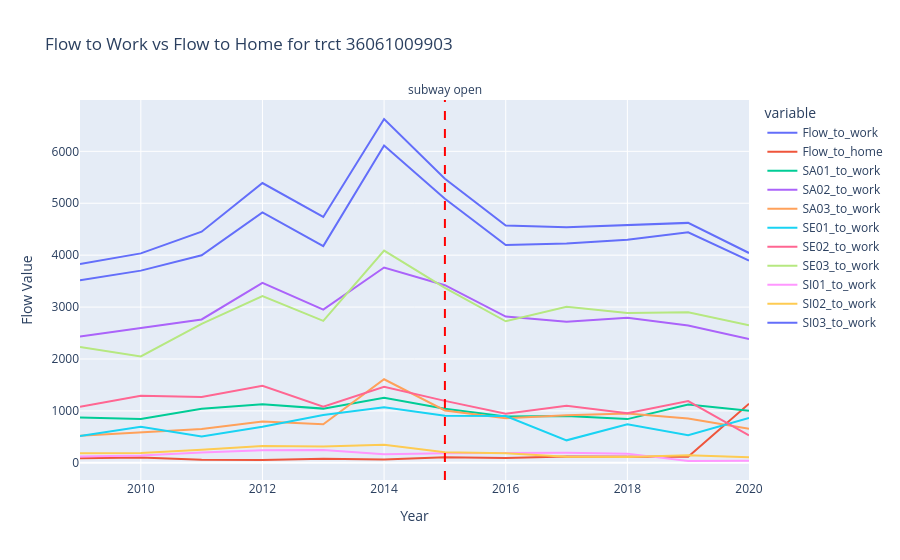

The cell this chart's notebook holds for it:
### Code cell
#"SA01_to_work","SA02_to_work", "SA03_to_work", "SE01_to_work", "SE02_to_work","SE03_to_work","SI01_to_work", "SI02_to_work","SI03_to_work"
tract=36061009903

df_filtered = tract_year_grid_work_home_trct[tract_year_grid_work_home_trct['trct'] == tract ]

# Aggregate the data by 'year', summing up the Flow_to_work and Flow_to_home for each year
df_aggregated = df_filtered.groupby('year')[['Flow_to_work', 'Flow_to_home', "SA01_to_work","SA02_to_work", "SA03_to_work", "SE01_to_work", "SE02_to_work","SE03_to_work","SI01_to_work", "SI02_to_work","SI03_to_work"
]].sum().reset_index()


# Create the time series plot
fig = px.line(df_aggregated, 
              x='year', 
              y=['Flow_to_work', 'Flow_to_home', "SA01_to_work","SA02_to_work", "SA03_to_work", "SE01_to_work", "SE02_to_work","SE03_to_work","SI01_to_work", "SI02_to_work","SI03_to_work"
], 
              title=f"Flow to Work vs Flow to Home for trct {tract}", 
              labels={'year': 'Year', 'value': 'Flow Value'}, 
              line_shape='linear')

special_year = 2015  

# Add a vertical line at the special year
fig.add_vline(
    x=special_year,
    line_width=2,
    line_dash="dash",
    line_color="red",
    annotation_text="subway open",  # Optional text annotation
    annotation_position="top"  # Optional position for the annotation
)

# Show the plot
fig.show()

### Figure 1 — Plotly figure (JSON) as saved in the notebook; plotly's stock layout.template omitted (floating-point values rounded to 4 significant figures)
{"data": [{"hovertemplate": "variable=Flow_to_work<br>Year=%{x}<br>Flow Value=%{y}<extra></extra>", "legendgroup": "Flow_to_work", "line": {"color": "#636efa", "dash": "solid", "shape": "linear"}, "marker": {"symbol": "circle"}, "mode": "lines", "name": "Flow_to_work", "orientation": "v", "showlegend": true, "type": "scatter", "x": [2009, 2010, 2011, 2012, 2013, 2014, 2015, 2016, 2017, 2018, 2019, 2020], "xaxis": "x", "y": [3828.0, 4034.0, 4452.0, 5390.0, 4736.0, 6623.0, 5473.0, 4571.0, 4537.0, 4586.0, 4622.0, 4042.0], "yaxis": "y"}, {"hovertemplate": "variable=Flow_to_home<br>Year=%{x}<br>Flow Value=%{y}<extra></extra>", "legendgroup": "Flow_to_home", "line": {"color": "#EF553B", "dash": "solid", "shape": "linear"}, "marker": {"symbol": "circle"}, "mode": "lines", "name": "Flow_to_home", "orientation": "v", "showlegend": true, "type": "scatter", "x": [2009, 2010, 2011, 2012, 2013, 2014, 2015, 2016, 2017, 2018, 2019, 2020], "xaxis": "x", "y": [89.0, 101.0, 58.0, 55.0, 77.0, 63.0, 108.0, 91.0, 123.0, 113.0, 115.0, 1138.0], "yaxis": "y"}, {"hovertemplate": "variable=SA01_to_work<br>Year=%{x}<br>Flow Value=%{y}<extra></extra>", "legendgroup": "SA01_to_work", "line": {"color": "#00cc96", "dash": "solid", "shape": "linear"}, "marker": {"symbol": "circle"}, "mode": "lines", "name": "SA01_to_work", "orientation": "v", "showlegend": true, "type": "scatter", "x": [2009, 2010, 2011, 2012, 2013, 2014, 2015, 2016, 2017, 2018, 2019, 2020], "xaxis": "x", "y": [873.0, 842.0, 1040.0, 1129.0, 1044.0, 1251.0, 1043.0, 893.0, 902.0, 842.0, 1121.0, 1002.0], "yaxis": "y"}, {"hovertemplate": "variable=SA02_to_work<br>Year=%{x}<br>Flow Value=%{y}<extra></extra>", "legendgroup": "SA02_to_work", "line": {"color": "#ab63fa", "dash": "solid", "shape": "linear"}, "marker": {"symbol": "circle"}, "mode": "lines", "name": "SA02_to_work", "orientation": "v", "showlegend": true, "type": "scatter", "x": [2009, 2010, 2011, 2012, 2013, 2014, 2015, 2016, 2017, 2018, 2019, 2020], "xaxis": "x", "y": [2435.0, 2600.0, 2762.0, 3465.0, 2950.0, 3762.0, 3422.0, 2818.0, 2718.0, 2794.0, 2646.0, 2383.0], "yaxis": "y"}, {"hovertemplate": "variable=SA03_to_work<br>Year=%{x}<br>Flow Value=%{y}<extra></extra>", "legendgroup": "SA03_to_work", "line": {"color": "#FFA15A", "dash": "solid", "shape": "linear"}, "marker": {"symbol": "circle"}, "mode": "lines", "name": "SA03_to_work", "orientation": "v", "showlegend": true, "type": "scatter", "x": [2009, 2010, 2011, 2012, 2013, 2014, 2015, 2016, 2017, 2018, 2019, 2020], "xaxis": "x", "y": [520.0, 592.0, 650.0, 796.0, 742.0, 1610.0, 1008.0, 860.0, 917.0, 950.0, 855.0, 657.0], "yaxis": "y"}, {"hovertemplate": "variable=SE01_to_work<br>Year=%{x}<br>Flow Value=%{y}<extra></extra>", "legendgroup": "SE01_to_work", "line": {"color": "#19d3f3", "dash": "solid", "shape": "linear"}, "marker": {"symbol": "circle"}, "mode": "lines", "name": "SE01_to_work", "orientation": "v", "showlegend": true, "type": "scatter", "x": [2009, 2010, 2011, 2012, 2013, 2014, 2015, 2016, 2017, 2018, 2019, 2020], "xaxis": "x", "y": [515.0, 694.0, 508.0, 693.0, 923.0, 1071.0, 909.0, 901.0, 433.0, 742.0, 531.0, 864.0], "yaxis": "y"}, {"hovertemplate": "variable=SE02_to_work<br>Year=%{x}<br>Flow Value=%{y}<extra></extra>", "legendgroup": "SE02_to_work", "line": {"color": "#FF6692", "dash": "solid", "shape": "linear"}, "marker": {"symbol": "circle"}, "mode": "lines", "name": "SE02_to_work", "orientation": "v", "showlegend": true, "type": "scatter", "x": [2009, 2010, 2011, 2012, 2013, 2014, 2015, 2016, 2017, 2018, 2019, 2020], "xaxis": "x", "y": [1080.0, 1291.0, 1267.0, 1483.0, 1079.0, 1465.0, 1193.0, 944.0, 1098.0, 956.0, 1190.0, 530.0], "yaxis": "y"}, {"hovertemplate": "variable=SE03_to_work<br>Year=%{x}<br>Flow Value=%{y}<extra></extra>", "legendgroup": "SE03_to_work", "line": {"color": "#B6E880", "dash": "solid", "shape": "linear"}, "marker": {"symbol": "circle"}, "mode": "lines", "name": "SE03_to_work", "orientation": "v", "showlegend": true, "type": "scatter", "x": [2009, 2010, 2011, 2012, 2013, 2014, 2015, 2016, 2017, 2018, 2019, 2020], "xaxis": "x", "y": [2233.0, 2049.0, 2677.0, 3214.0, 2734.0, 4087.0, 3371.0, 2726.0, 3006.0, 2888.0, 2901.0, 2648.0], "yaxis": "y"}, {"hovertemplate": "variable=SI01_to_work<br>Year=%{x}<br>Flow Value=%{y}<extra></extra>", "legendgroup": "SI01_to_work", "line": {"color": "#FF97FF", "dash": "solid", "shape": "linear"}, "marker": {"symbol": "circle"}, "mode": "lines", "name": "SI01_to_work", "orientation": "v", "showlegend": true, "type": "scatter", "x": [2009, 2010, 2011, 2012, 2013, 2014, 2015, 2016, 2017, 2018, 2019, 2020], "xaxis": "x", "y": [124.0, 141.0, 201.0, 240.0, 247.0, 166.0, 182.0, 193.0, 195.0, 177.0, 35.0, 42.0], "yaxis": "y"}, {"hovertemplate": "variable=SI02_to_work<br>Year=%{x}<br>Flow Value=%{y}<extra></extra>", "legendgroup": "SI02_to_work", "line": {"color": "#FECB52", "dash": "solid", "shape": "linear"}, "marker": {"symbol": "circle"}, "mode": "lines", "name": "SI02_to_work", "orientation": "v", "showlegend": true, "type": "scatter", "x": [2009, 2010, 2011, 2012, 2013, 2014, 2015, 2016, 2017, 2018, 2019, 2020], "xaxis": "x", "y": [185.0, 191.0, 254.0, 325.0, 315.0, 346.0, 204.0, 183.0, 117.0, 113.0, 145.0, 106.0], "yaxis": "y"}, {"hovertemplate": "variable=SI03_to_work<br>Year=%{x}<br>Flow Value=%{y}<extra></extra>", "legendgroup": "SI03_to_work", "line": {"color": "#636efa", "dash": "solid", "shape": "linear"}, "marker": {"symbol": "circle"}, "mode": "lines", "name": "SI03_to_work", "orientation": "v", "showlegend": true, "type": "scatter", "x": [2009, 2010, 2011, 2012, 2013, 2014, 2015, 2016, 2017, 2018, 2019, 2020], "xaxis": "x", "y": [3519.0, 3702.0, 3997.0, 4825.0, 4174.0, 6111.0, 5087.0, 4195.0, 4225.0, 4296.0, 4442.0, 3894.0], "yaxis": "y"}], "layout": {"annotations": [{"showarrow": false, "text": "subway open", "x": 2015, "xanchor": "center", "xref": "x", "y": 1, "yanchor": "bottom", "yref": "y domain"}], "legend": {"title": {"text": "variable"}, "tracegroupgap": 0}, "shapes": [{"line": {"color": "red", "dash": "dash", "width": 2}, "type": "line", "x0": 2015, "x1": 2015, "xref": "x", "y0": 0, "y1": 1, "yref": "y domain"}], "title": {"text": "Flow to Work vs Flow to Home for trct 36061009903"}, "xaxis": {"anchor": "y", "domain": [0, 1], "title": {"text": "Year"}}, "yaxis": {"anchor": "x", "domain": [0, 1], "title": {"text": "Flow Value"}}}}
